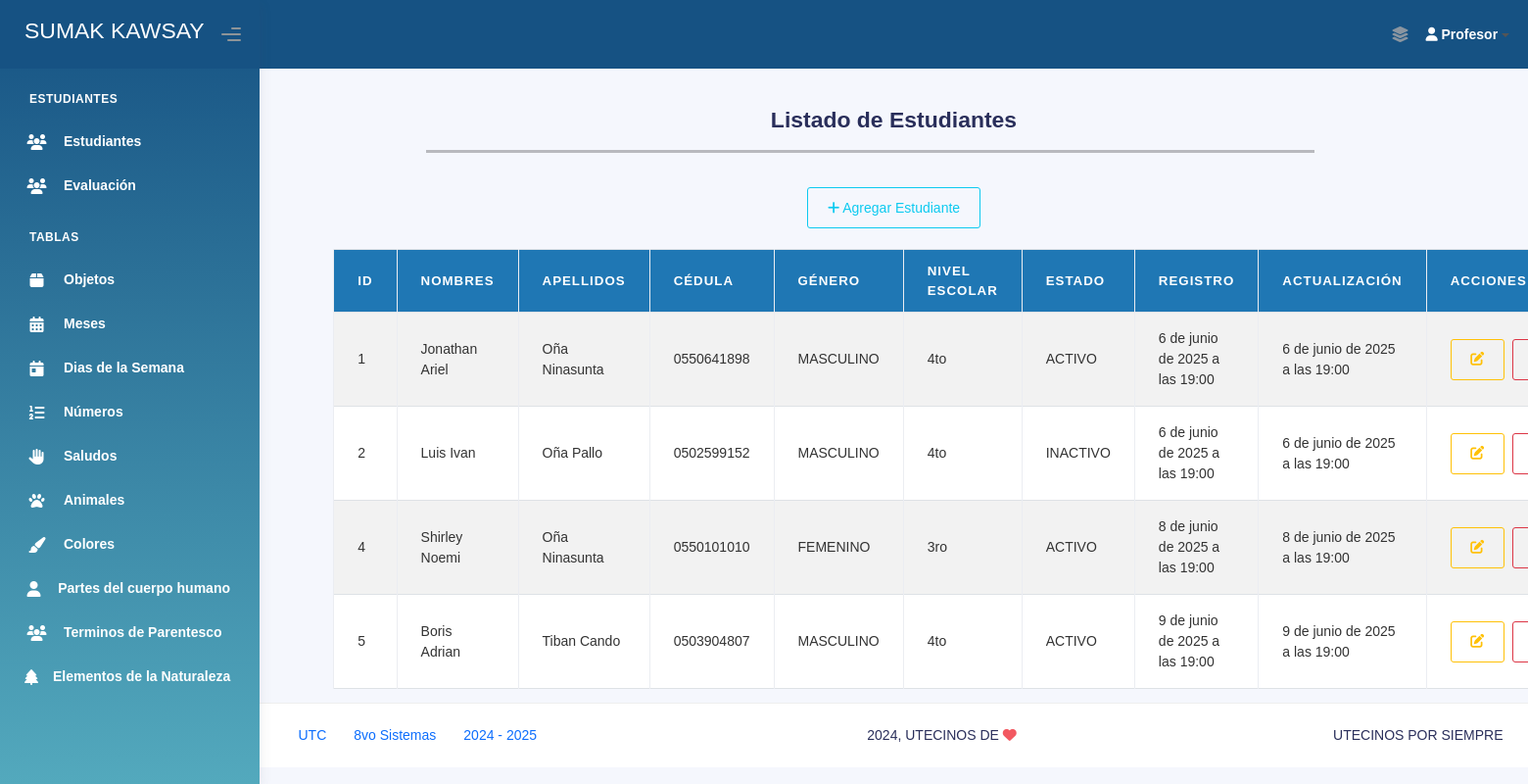
Page /estudiantes/ (signed in) on the earlier database version.
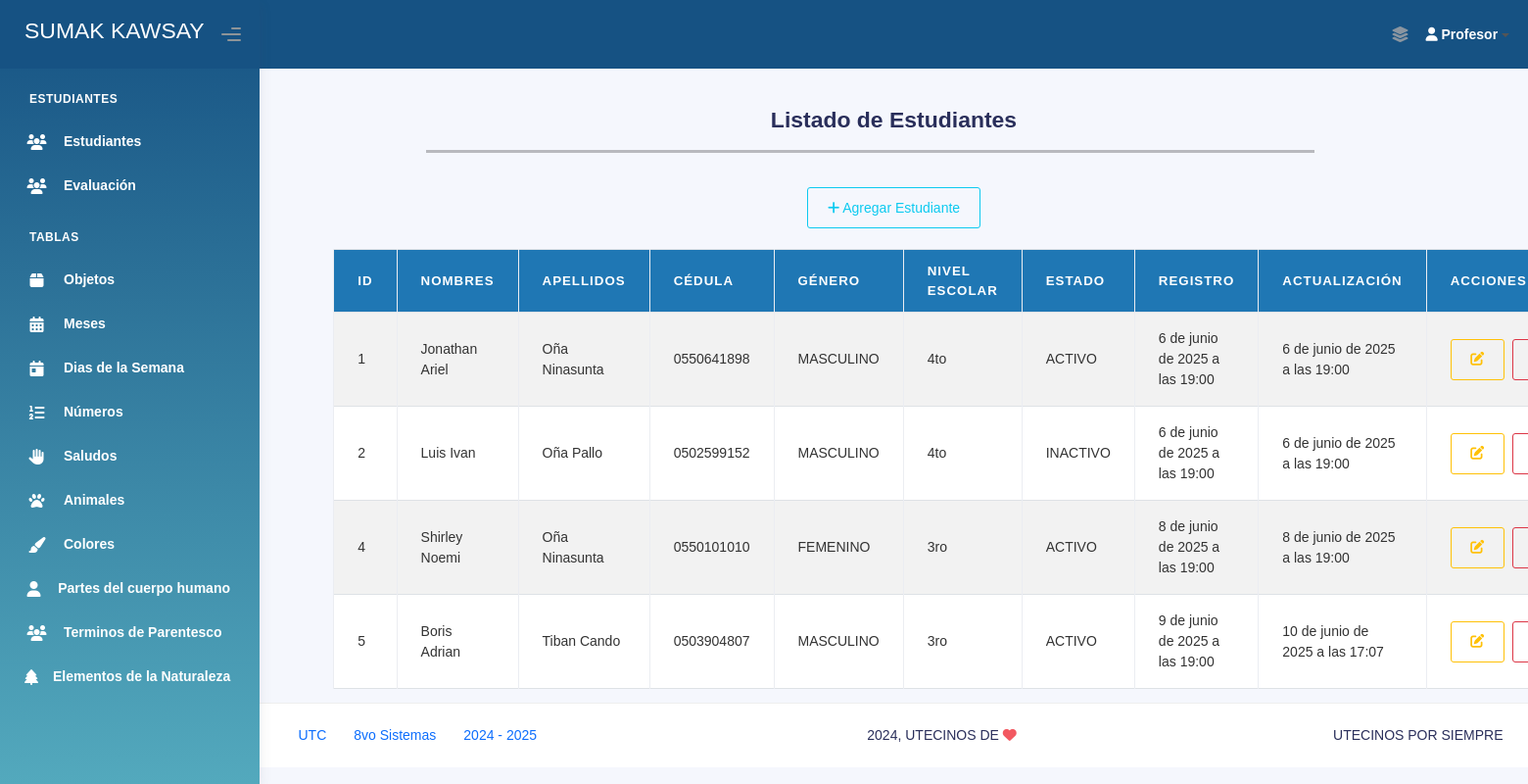
Same page on the later database version.
### Aplicaciones/Modulos/models.py (models this page shows, shortened)
class Estudiante(models.Model):
    nombres_est = models.CharField(max_length=100)
    apellidos_est = models.CharField(max_length=100)
    cedula_est = models.CharField(max_length=10, unique=True)
    genero_est = models.CharField(max_length=20)
    nivel_escolar_est = models.CharField(max_length=50)
    estado_est = models.CharField(max_length=10)
    fecha_registro_est = models.DateTimeField(auto_now_add=True)
    fecha_actualizacion_est = models.DateTimeField(auto_now=True)

### Aplicaciones/Modulos/views.py (the view)
# urls.py: path('estudiantes/', views.lista_estudiantes, name='lista_estudiantes'),
def lista_estudiantes(request):
    if not request.session.get('profesor_id'):
        return redirect('login_profesor')
    estudiantes = Estudiante.objects.all()
    return render(request, 'Administrador/Estudiantes/lista_estudiantes.html', {'estudiantes': estudiantes})

### Aplicaciones/Modulos/templates/Administrador/Estudiantes/lista_estudiantes.html (shortened to what this page needs)
{% extends 'plantillaAdmin.html' %}
{% block body %}
<br><br><br><br>
<div>
    <br>
    <div class="card-title text-center">
        <h3><b>Listado de Estudiantes</b></h3>
    </div>
</div>
<div style="width: 70%; margin-left: 170px;">
    <hr style="height: 3px; background-color: #000; border: none;">
</div>
<br>
<div class="text-center">
    <a href="{% url 'agregar_estudiante' %}" class="btn btn-outline-info">
        <i class="fas fa-plus"></i> Agregar Estudiante
    </a>
</div>
<br>
<div class="container" style="width: 90%;">
    <table class="table table-bordered table-striped table-hover" id="tbl-Estudiantes">
        <thead>
            <tr>
                <th>ID</th>
                <th>Nombres</th>
                <th>Apellidos</th>
                <th>Cédula</th>
                <th>Género</th>
                <th>Nivel Escolar</th>
                <th>Estado</th>
                <th>Registro</th>
                <th>Actualización</th>
                <th>Acciones</th>
            </tr>
        </thead>
        <tbody>
            {% for est in estudiantes %}
                <tr>
                    <td>{{ est.id }}</td>
                    <td>{{ est.nombres_est }}</td>
                    <td>{{ est.apellidos_est }}</td>
                    <td>{{ est.cedula_est }}</td>
                    <td>{{ est.genero_est }}</td>
                    <td>{{ est.nivel_escolar_est }}</td>
                    <td>{{ est.estado_est }}</td>
                    <td>{{ est.fecha_registro_est }}</td>
                    <td>{{ est.fecha_actualizacion_est }}</td>
                    <td>
                        <div style="display: flex;">
                            <a href="{% url 'editar_estudiante' est.id %}" class="btn btn-outline-warning btn-circle" title="Editar Estudiante">
                                <i class="fas fa-edit"></i>
                            </a>
                            <a href="{% url 'eliminar_estudiante' est.id %}" class="btn btn-outline-danger" onclick="return confirm('¿Deseas eliminar este estudiante?')">
                            </a>
                        </div>
                    </td>
                </tr>
            {% empty %}
                <tr>
                    <td colspan="10">No hay estudiantes registrados.</td>
                </tr>
            {% endfor %}
        </tbody>
    </table>
</div>
{% endblock %}

Differences in the rows shown:
changed Estudiante "Boris Adrian": nivel_escolar_est "4to" → "3ro"; fecha_actualizacion_est "9 de junio de 2025 a las 19:00" → "10 de junio de 2025 a las 17:07"
